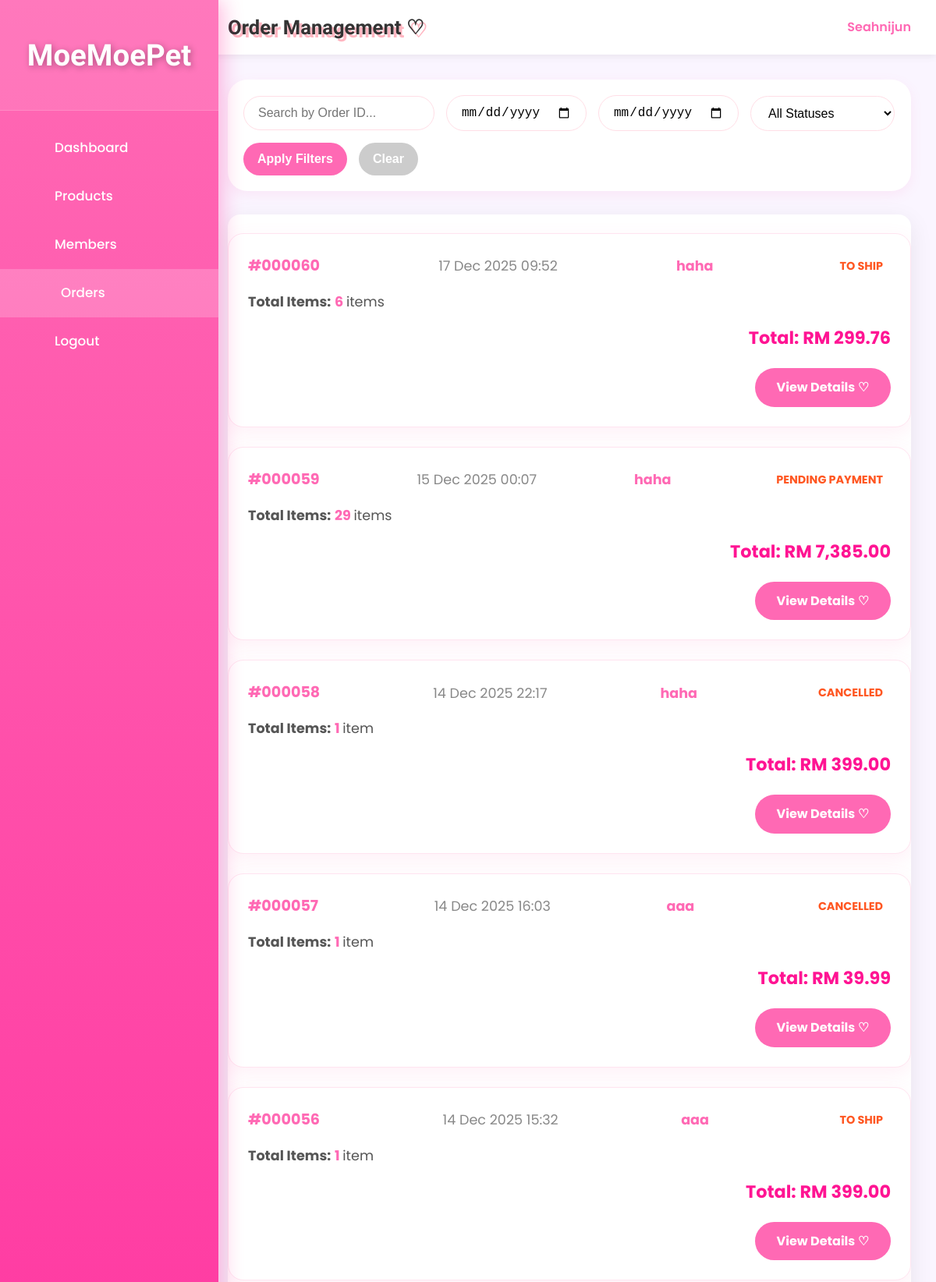
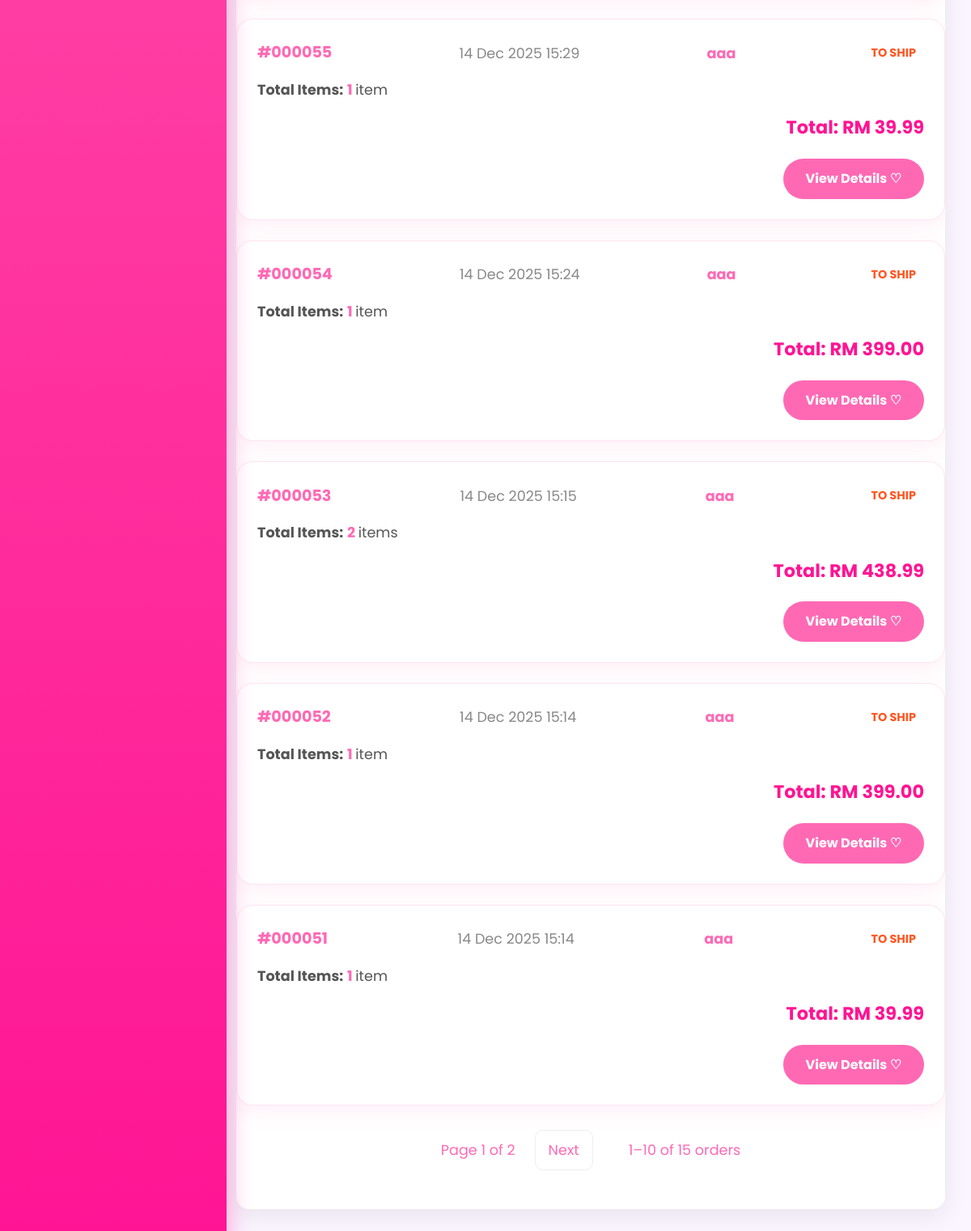
Page /admin/order_list.php (signed in) on the earlier database version (2 pictures, top to bottom).
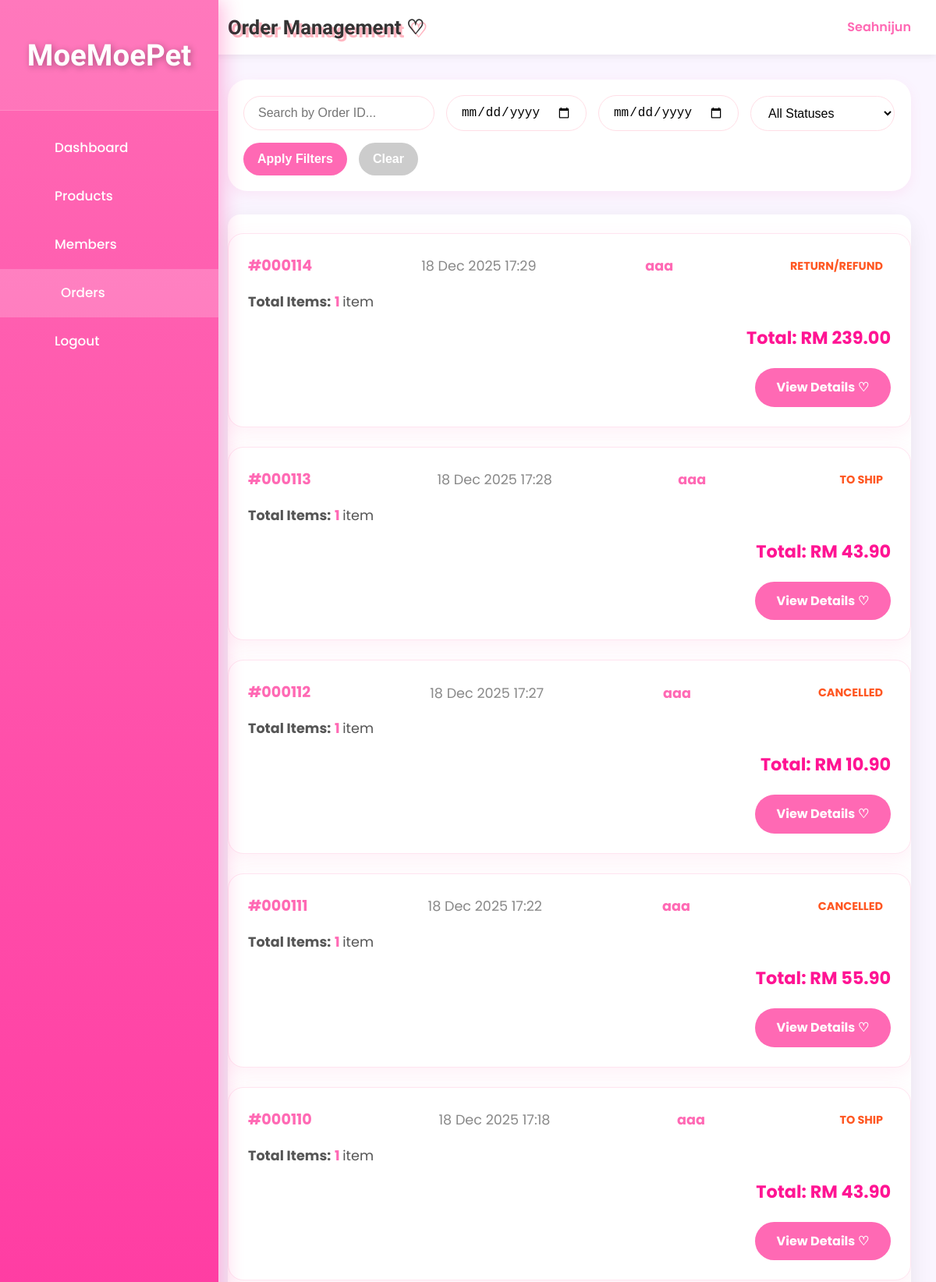
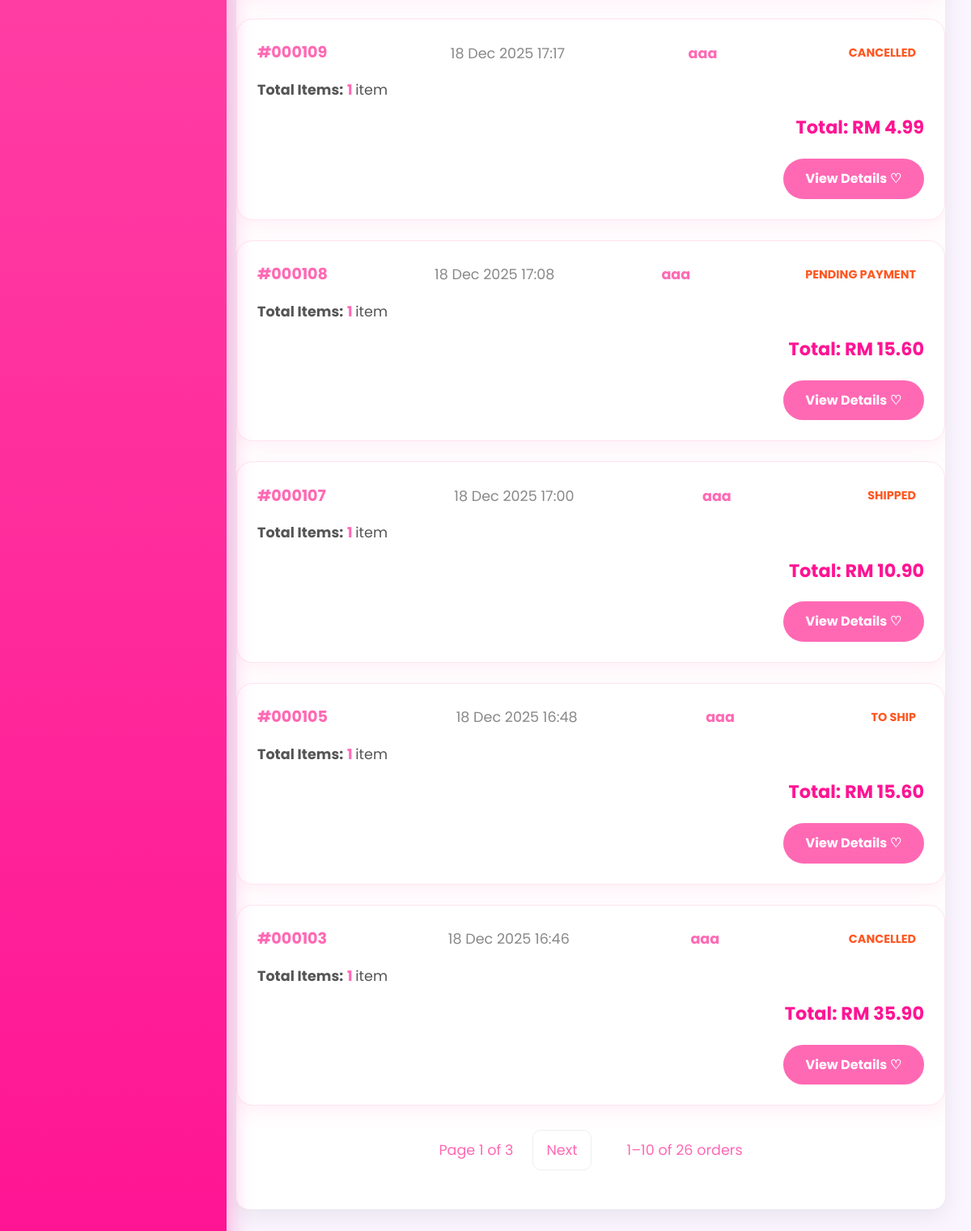
Same page on the later database version (2 pictures, top to bottom).
### tables this page shows
CREATE TABLE `orders` (
  `order_id` int(11) NOT NULL,
  `user_id` int(11) NOT NULL,
  `total_amount` decimal(10,2) NOT NULL,
  `payment_method` varchar(50) DEFAULT NULL,
  `card_last4` varchar(4) DEFAULT NULL,
  `qr_code` text DEFAULT NULL,
  `qr_generated_at` datetime DEFAULT NULL,
  `order_date` datetime NOT NULL DEFAULT current_timestamp(),
  `order_status` varchar(50) DEFAULT 'Pending Payment',
  `status` enum('Pending Payment','To Ship','Shipped','Completed','Cancelled','Return/Refund') NOT NULL DEFAULT 'Pending Payment',
  `return_reason` varchar(255) DEFAULT NULL
);

CREATE TABLE `users` (
  `id` int(11) NOT NULL,
  `username` varchar(50) NOT NULL,
  `email` varchar(100) NOT NULL,
  `phone` varchar(20) NOT NULL,
  `home_address` varchar(255) NOT NULL,
  `password` varchar(255) NOT NULL,
  `role` enum('member','admin') NOT NULL DEFAULT 'member',
  `created_at` datetime DEFAULT current_timestamp(),
  `profile_pic` varchar(255) DEFAULT NULL,
  `locked` tinyint(1) DEFAULT 0,
  `lock_reason` varchar(255) DEFAULT NULL,
  `locked_at` datetime DEFAULT NULL
);

### _base.php (called while the page is built, shortened)
<?php
function encode($value) {
    return htmlentities($value);
}
?>

### admin/order_list.php (the view, shortened to what the changed rows need)
    <?php
    require '../_base.php';
    $page = max(1, (int)($_GET['page'] ?? 1));
    $limit = (int)($_GET['limit'] ?? 10);
    $offset = ($page - 1) * $limit;
    $search_id = trim($_GET['search_id'] ?? '');
    $date_from = $_GET['date_from'] ?? '';
    $date_to = $_GET['date_to'] ?? '';
    $status_filter = $_GET['status'] ?? 'all';
    $where = '';
    $params = [];
    $count_stmt = $_db->prepare("SELECT COUNT(*) FROM orders o WHERE 1 $where");
    $count_stmt->execute($params);
    $total = $count_stmt->fetchColumn();
    $total_pages = max(1, ceil($total / $limit));
$sql = "
    SELECT o.*, u.username,
        COALESCE(SUM(oi.quantity), 0) AS total_quantity
    FROM orders o
    JOIN users u ON o.user_id = u.id
    LEFT JOIN order_items oi ON o.order_id = oi.order_id
    WHERE 1 $where
    GROUP BY o.order_id
    ORDER BY o.order_date DESC
    LIMIT $limit OFFSET $offset
";
$stmt = $_db->prepare($sql);
$stmt->execute($params);
$orders = $stmt->fetchAll();
    ?>
    <!DOCTYPE html>
    <html lang="en">
    <head>
        <link rel="stylesheet" href="/css/app.css">
    </head>
    <body>
    <div class="admin-layout">
        <aside class="admin-sidebar">
            <div class="logo"><h2>MoeMoePet</h2></div>
        </aside>
        <main class="admin-main">
            <header class="admin-header">
                <h1>Order Management ♡</h1>
            </header>
            <div class="table-card">
                <?php if (empty($orders)): ?>
                    <div class="empty-full" style="text-align:center;padding:80px;color:#999;">
                        No orders found~ ♡<br>
                        <?php if ($search_id || $date_from || $date_to || $status_filter !== 'all'): ?>
                            Try adjusting your filters!
                        <?php else: ?>
                            Waiting for the first cute order! ♡
                        <?php endif; ?>
                    </div>
<?php else: ?>
<?php foreach ($orders as $o): ?>
    <div class="purchase-card">
        <div class="order-header">
            <span class="order-id">#<?= sprintf('%06d', $o->order_id) ?></span>
            <span class="order-date"><?= date('d M Y H:i', strtotime($o->order_date)) ?></span>
            <span style="color:#ff69b4;font-weight:bold;"><?= encode($o->username) ?></span>
            <span class="order-status <?= strtolower(str_replace([' ', '/'], '-', $o->order_status)) ?>">
                <?= $o->order_status ?>
            </span>
        </div>
        <div class="order-items" style="margin: 15px 0; font-size: 1.1rem;">
            <strong>Total Items:</strong>
            <span style="color:#ff69b4; font-weight:bold;">
                <?= (int)$o->total_quantity ?>
            </span>
            <?= $o->total_quantity == 1 ? 'item' : 'items' ?>
        </div>
        <div class="order-total" style="text-align:right;font-size:1.4rem;margin:15px 0;">
            Total: <strong style="color:#ff1493;">RM <?= number_format($o->total_amount, 2) ?></strong>
        </div>
        <div style="text-align:right; margin-top:20px;">
            <a href="order_view.php?id=<?= $o->order_id ?>"
               style="display:inline-block;background:#ff69b4;color:white;padding:12px 28px;border-radius:25px;text-decoration:none;font-weight:bold;">
                View Details ♡
            </a>
        </div>
    </div>
<?php endforeach; ?>
<?php endif; ?>
                <?php if ($total > $limit): ?>
                <div class="pagination" style="margin-top:30px;text-align:center;">
                    <span>Page <?= $page ?> of <?= $total_pages ?></span>
                    <?php if ($page < $total_pages): ?>
                        <a href="?<?= http_build_query(array_merge($_GET, ['page' => $page+1])) ?>">Next</a>
                    <?php endif; ?>
                    <span style="margin-left:20px;">
                        <?= $offset + 1 ?>–<?= min($offset + $limit, $total) ?> of <?= $total ?> orders
                    </span>
                </div>
                <?php endif; ?>
            </div>
        </main>
    </div>
    </body>
    </html>

Differences in the rows shown:
removed orders: order_id "000060", order_date "17 Dec 2025 09:52", user.username "haha", order_status "TO SHIP", total_quantity "6", shows "items", total_amount "299.76"
removed orders: order_id "000059", order_date "15 Dec 2025 00:07", user.username "haha", order_status "PENDING PAYMENT", total_quantity "29", shows "items", total_amount "7,385.00"
no longer on this page (row unchanged): orders: order_id "000058", order_date "14 Dec 2025 22:17", user.username "haha", order_status "CANCELLED", total_quantity "1", shows "item", total_amount "399.00"
no longer on this page (row unchanged): orders: order_id "000057", order_date "14 Dec 2025 16:03", user.username "aaa", order_status "CANCELLED", total_quantity "1", shows "item", total_amount "39.99"
no longer on this page (row edited): orders: order_id "000056", order_date "14 Dec 2025 15:32", user.username "aaa", order_status "TO SHIP", total_quantity "1", shows "item", total_amount "399.00"
no longer on this page (row unchanged): orders: order_id "000055", order_date "14 Dec 2025 15:29", user.username "aaa", order_status "TO SHIP", total_quantity "1", shows "item", total_amount "39.99"
no longer on this page (row unchanged): orders: order_id "000054", order_date "14 Dec 2025 15:24", user.username "aaa", order_status "TO SHIP", total_quantity "1", shows "item", total_amount "399.00"
no longer on this page (row unchanged): orders: order_id "000053", order_date "14 Dec 2025 15:15", user.username "aaa", order_status "TO SHIP", total_quantity "2", shows "items", total_amount "438.99"
no longer on this page (row unchanged): orders: order_id "000052", order_date "14 Dec 2025 15:14", user.username "aaa", order_status "TO SHIP", total_quantity "1", shows "item", total_amount "399.00"
no longer on this page (row unchanged): orders: order_id "000051", order_date "14 Dec 2025 15:14", user.username "aaa", order_status "TO SHIP", total_quantity "1", shows "item", total_amount "39.99"
added orders: order_id "000114", order_date "18 Dec 2025 17:29", user.username "aaa", order_status "RETURN/REFUND", total_quantity "1", shows "item", total_amount "239.00"
added orders: order_id "000113", order_date "18 Dec 2025 17:28", user.username "aaa", order_status "TO SHIP", total_quantity "1", shows "item", total_amount "43.90"
added orders: order_id "000112", order_date "18 Dec 2025 17:27", user.username "aaa", order_status "CANCELLED", total_quantity "1", shows "item", total_amount "10.90"
added orders: order_id "000111", order_date "18 Dec 2025 17:22", user.username "aaa", order_status "CANCELLED", total_quantity "1", shows "item", total_amount "55.90"
added orders: order_id "000110", order_date "18 Dec 2025 17:18", user.username "aaa", order_status "TO SHIP", total_quantity "1", shows "item", total_amount "43.90"
added orders: order_id "000109", order_date "18 Dec 2025 17:17", user.username "aaa", order_status "CANCELLED", total_quantity "1", shows "item", total_amount "4.99"
added orders: order_id "000108", order_date "18 Dec 2025 17:08", user.username "aaa", order_status "PENDING PAYMENT", total_quantity "1", shows "item", total_amount "15.60"
added orders: order_id "000107", order_date "18 Dec 2025 17:00", user.username "aaa", order_status "SHIPPED", total_quantity "1", shows "item", total_amount "10.90"
added orders: order_id "000105", order_date "18 Dec 2025 16:48", user.username "aaa", order_status "TO SHIP", total_quantity "1", shows "item", total_amount "15.60"
added orders: order_id "000103", order_date "18 Dec 2025 16:46", user.username "aaa", order_status "CANCELLED", total_quantity "1", shows "item", total_amount "35.90"
Other differences:
$total_pages: "2" → "3"
$total: "15" → "26"
